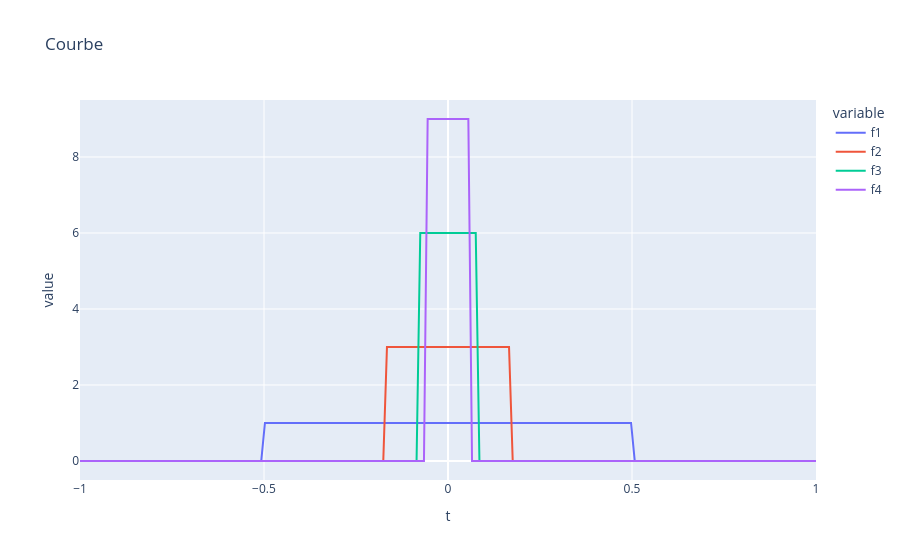

This figure's notebook cell:
### Code cell
import numpy as np
import msicpe.mana as mana
import pandas as pd
import plotly.express as px
import matplotlib.pyplot as plt


k1 = 1
k2 = 3
k3 = 6
k4 = 9

t = np.linspace(-1,1,200)

f1 = k1*mana.porte(k1*t)
f2 = k2*mana.porte(k2*t)    
f3 = k3*mana.porte(k3*t)
f4 = k4*mana.porte(k4*t)

df = pd.DataFrame({"t":t,"f1":f1,"f2":f2,"f3":f3,"f4":f4})

fig = px.line(df, x="t  ", y=["f1","f2","f3","f4"], title = "Courbe")
fig.show()

### Figure 1 — Plotly figure (JSON) as saved in the notebook; plotly's stock layout.template omitted (floating-point values rounded to 4 significant figures; data arrays with more than 128 entries replaced by an {"elided": "..."} marker saying what was removed)
{"data": [{"hovertemplate": "variable=f1<br>t=%{x}<br>value=%{y}<extra></extra>", "legendgroup": "f1", "line": {"color": "#636efa", "dash": "solid"}, "marker": {"symbol": "circle"}, "mode": "lines", "name": "f1", "orientation": "v", "showlegend": true, "type": "scatter", "x": {"elided": "200 float values"}, "xaxis": "x", "y": {"elided": "200 int values"}, "yaxis": "y"}, {"hovertemplate": "variable=f2<br>t=%{x}<br>value=%{y}<extra></extra>", "legendgroup": "f2", "line": {"color": "#EF553B", "dash": "solid"}, "marker": {"symbol": "circle"}, "mode": "lines", "name": "f2", "orientation": "v", "showlegend": true, "type": "scatter", "x": {"elided": "200 float values"}, "xaxis": "x", "y": {"elided": "200 int values"}, "yaxis": "y"}, {"hovertemplate": "variable=f3<br>t=%{x}<br>value=%{y}<extra></extra>", "legendgroup": "f3", "line": {"color": "#00cc96", "dash": "solid"}, "marker": {"symbol": "circle"}, "mode": "lines", "name": "f3", "orientation": "v", "showlegend": true, "type": "scatter", "x": {"elided": "200 float values"}, "xaxis": "x", "y": {"elided": "200 int values"}, "yaxis": "y"}, {"hovertemplate": "variable=f4<br>t=%{x}<br>value=%{y}<extra></extra>", "legendgroup": "f4", "line": {"color": "#ab63fa", "dash": "solid"}, "marker": {"symbol": "circle"}, "mode": "lines", "name": "f4", "orientation": "v", "showlegend": true, "type": "scatter", "x": {"elided": "200 float values"}, "xaxis": "x", "y": {"elided": "200 int values"}, "yaxis": "y"}], "layout": {"legend": {"title": {"text": "variable"}, "tracegroupgap": 0}, "title": {"text": "Courbe"}, "xaxis": {"anchor": "y", "domain": [0, 1], "title": {"text": "t"}}, "yaxis": {"anchor": "x", "domain": [0, 1], "title": {"text": "value"}}}}
